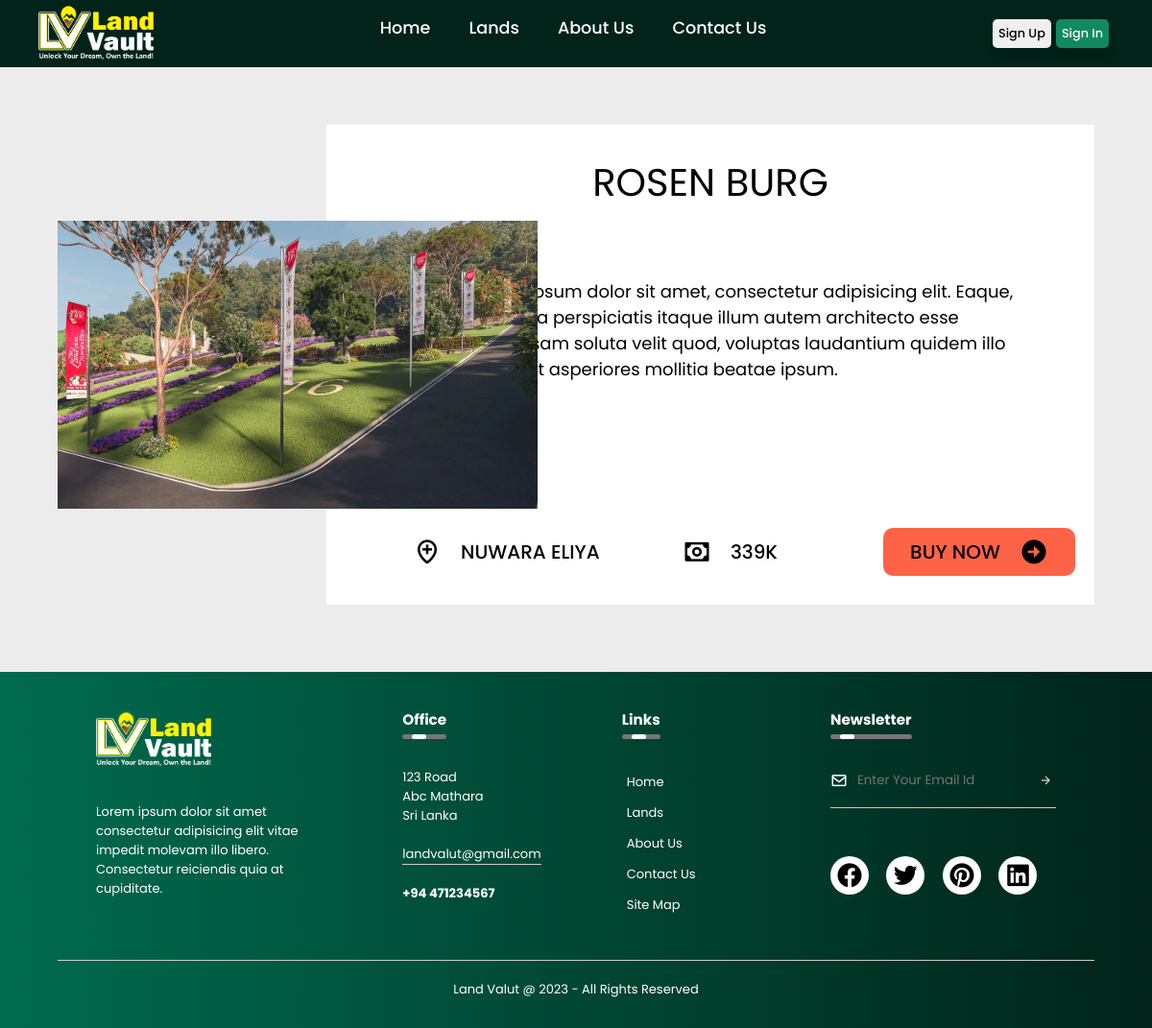
The app's page /landDetails.php?id=3 with its own data.
### tables this page shows
CREATE TABLE land(
	landID INT AUTO_INCREMENT PRIMARY KEY NOT NULL,
	l_title varchar(60) NOT NULL,
	l_location varchar(30) NOT NULL,
	l_price varchar(20) NOT NULL,
	l_imgLoc varchar(20) NOT NULL,
	sellerID INT NOT NULL,
	isSold INT NOT NULL,
	l_description varchar(300)
);

### landDetails.php (the view, shortened to what this page needs)
<?php
    $title = 'Land Details'; include("header.php");
?>
<link rel="stylesheet" href="./css/landDetails.css">
<?php
    include_once("./config/databaseConfig.php");
    $id = $_GET["id"];
    $sql = mysqli_query($conn, "SELECT * FROM land
                                         WHERE landID='" . $id . "';
                                        ");
    $row  = mysqli_fetch_array($sql);
    $landID = $row['landID'];
    $image = $row['l_imgLoc'];
    $title = $row['l_title'];
    $location = $row['l_location'];
    $price = $row['l_price'];
    $description = $row['l_description'];
    echo "
<div class='land_container'>
    <div class='img_container'>
        <img src='./images/lands/".$image.".webp' alt=''>
    </div>
    <div class='det_container'>
        <div class='land_title'>
            <p>". $title ."</p>
        </div>
        <div class='land_des'>
            <P>". $description ."</P>
        </div>
        <div class='land_tags'>
            <div class='location'>
                <i class='bx bx-location-plus'></i>
                <p>". $location ."</p>
            </div>
            <div class='price'>
                <i class='bx bx-money'></i>
                <p>". $price ."</p>
            </div>
        </div> ";
        if ($row['isSold'] === '0' ){
        echo "
        <a href='./paymentgateway.php?id=". $landID ."'>
        <div class='buy_btn'>
            <p>BUY NOW</p>
            <i class='bx bxs-right-arrow-circle'></i>
        </div>
        </a>
    </div>
</div>
";
        }
?>
<?php include("footer.php"); ?>

### css/header.css (style rules this page uses)
* { margin: 0; padding: 0; box-sizing: border-box; font-family: 'Poppins', sans-serif; scroll-behavior: smooth; list-style: none; text-decoration: none; }
body { background-color: #ececec; }

### css/landDetails.css (style rules this page uses)
.land_container { width: 90%; height: 700px; margin: auto; padding-top: 100px; position: relative; }
.land_container a { color: black; }
.img_container img { width: 500px; height: 300px; position: absolute; top: 230px; z-index: 555; }
.det_container { width: 800px; height: 500px; position: absolute; top: 130px; right: 0; background-color: #fff; }
.land_title { width: 100%; height: 80px; text-align: center; justify-content: center; align-items: center; padding-top: 30px; }
.land_title p { padding: auto; font-size: 40px; }
.land_des { width: 600px; height: 200px; position: absolute; right: 50px; top: 160px; }
.land_des p { font-size: 18px; }
.land_tags { position: absolute; display: flex; bottom: 30px; left: 80px; width: 50%; height: 50px; align-items: center; justify-content: space-between; }
.location , .price { display: flex; }
.buy_btn { position: absolute; display: flex; bottom: 30px; background-color: tomato; right: 20px; width: 25%; height: 50px; align-items: center; justify-content: center; border-radius: 10px; cursor: pointer; transition: 0.2s; }
.land_tags .bx { padding: 10px; font-size: 30px; }
.land_tags .location p, .land_tags .price p { align-items: center; padding: 10px; font-size: 20px; font-weight: 500; }
.buy_btn .bx { padding: 10px; font-size: 30px; }
.buy_btn p { align-items: center; padding: 10px; font-size: 20px; font-weight: 500; }

### css/footer.css (style rules this page uses)
* { margin: 0; padding: 0; box-sizing: border-box; font-family: 'Poppins', sans-serif; scroll-behavior: smooth; list-style: none; text-decoration: none; }

### records on screen
land: l_title "ROSEN BURG", l_description "Lorem ipsum dolor sit amet, consectetur adipisicing elit. Eaque, animi. Ea perspiciatis itaque illum autem architecto esse laboriosam soluta velit quod, voluptas laudantium quidem illo nesciunt asperiores mollitia beatae ipsum.", l_location "NUWARA ELIYA", l_price "339K"
